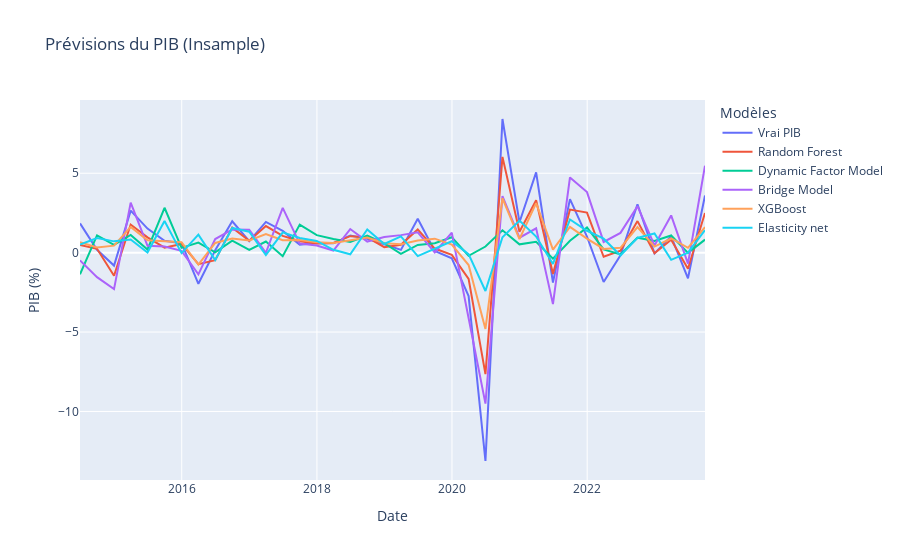

Here is the notebook cell this chart was saved with:
### Code cell
# Création du graphique
fig = go.Figure()

fig.add_trace(go.Scatter(x=y_train.index, y=train_y, mode='lines', name='Vrai PIB'))
fig.add_trace(go.Scatter(x=y_train.index, y=insample_RF, mode='lines', name='Random Forest'))
fig.add_trace(go.Scatter(x=y_train.index, y=insample_predicted_DFM, mode='lines', name='Dynamic Factor Model'))
fig.add_trace(go.Scatter(x=y_train.index, y=insample_pred_bridge, mode='lines', name='Bridge Model'))
fig.add_trace(go.Scatter(x=y_train.index, y=insample_XGB, mode='lines', name='XGBoost'))
fig.add_trace(go.Scatter(x=y_train.index, y=y_pred_in_sample, mode='lines', name='Elasticity net'))
fig.update_layout(title="Prévisions du PIB (Insample)",
                  xaxis_title="Date",
                  yaxis_title="PIB (%)",
                  legend_title="Modèles")
fig.write_image("pib_forecast_insample.png")

fig.show()
